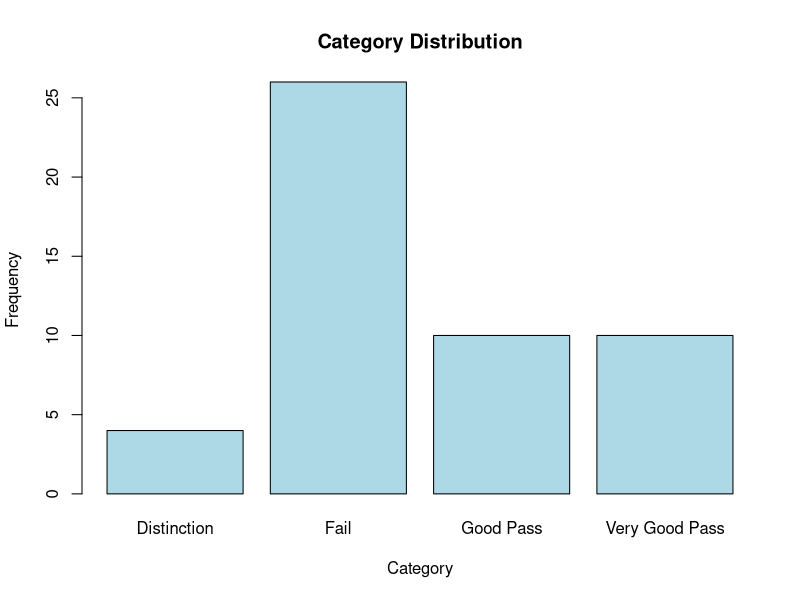
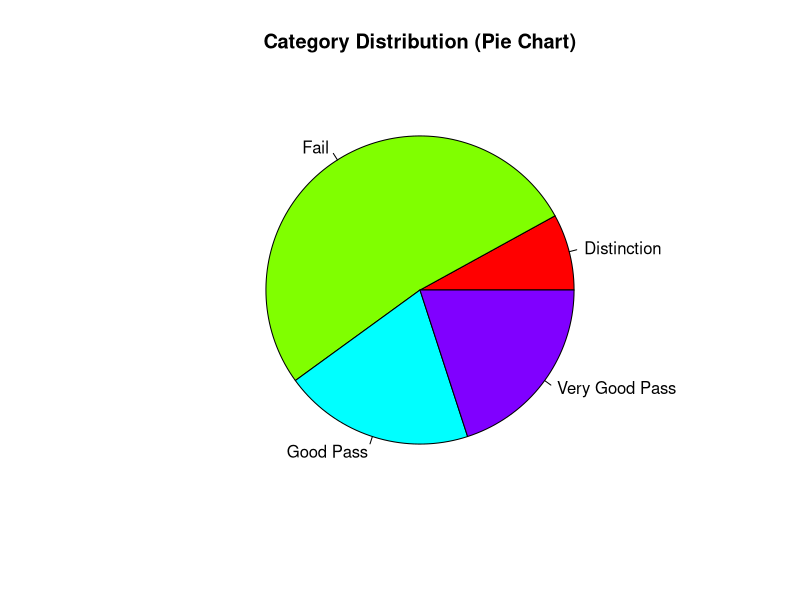

Generate these figures, in order, with R: (Note: this script raises an error after producing the figures.)
## ---- chunk 1
knitr::opts_chunk$set(echo = TRUE)
## ---- chunk 2
x <- 3
ifelse(x < 4, T, F)  # this is a vectorized function (applies on vectors)
# Alternative 1
if (x < 4) print(TRUE) else print(FALSE)


if (x < 4){
  print(TRUE)
}else {
  print(FALSE)
}
## ---- chunk 3
set.seed(123)
(marks <- round(rnorm(50, mean = 60, sd = 15), 2))
## ---- chunk 4
category <- character()
set.seed(123)
(marks <- round(rnorm(50, mean = 60, sd = 15), 2))

for (m in marks) {
  print(m)
if (m >= 0 && m< 60) {
  print("Fail")
  category <- c(category, "Fail")
}else if ((m >= 60 && m < 70) ) {
  print("Good Pass")
  category <- c(category, "Good Pass")
} else if (m >= 70 && m < 80) {
  print("Very Good Pass")
  category <- c(category, "Very Good Pass")
}else {
  print("Distinction")
  category <- c(category, "Distinction")
}
}

## ---- chunk 5
category2 <- character()
for (i in 1:length(marks)) {
  print(marks[i])
  if (marks[i] < 60){
    print("Fail")
    category2 [i] <- "F"
  }else if (marks[i] >= 60 && marks[i] > 70) {
    print("Good Pass")
   category2 [i] <- "GP"
  } else  if (marks[i] >= 70 && marks[i] < 80) {
    print("Very Good Pass")
   category2 [i] <- "VGP"
  }else{
    print("Distinction")
    category2 [i] <- "D"
  }
  
}
head(df_marks <- data.frame(marks, category2),10)
## ---- chunk 6
head(df_marks <- data.frame(marks, category),50)

## ---- chunk 7
category3 <- ifelse(marks >= 0 & marks < 60, "Fail",
                    ifelse (marks >= 60 & marks < 70, "Pass",
                            ifelse(marks >= 70 & marks < 80, "Good Pass", 
                                   ifelse(marks >= 80 & marks < 85, "Very Good Pass", "Distinction"))))

print(category3)
## ---- chunk 8


# Define the function
classify_marks <- function(marks) {  
  # Initialize an empty character vector to store categories
  category2 <- character(length(marks))
  
  # Classify each mark
  for (i in 1:length(marks)) {
    if (marks[i] < 60) {
      category2[i] <- "F"   # Fail
    } else if (marks[i] >= 60 && marks[i] < 70) {
      category2[i] <- "GP"  # Good Pass
    } else if (marks[i] >= 70 && marks[i] < 80) {
      category2[i] <- "VGP" # Very Good Pass
    } else {
      category2[i] <- "D"   # Distinction
    }
  }
  # Create a data frame with marks and their corresponding categories
  df_marks <- data.frame(marks = marks, category2 = category2)
  
  # Return the data frame
  return(df_marks)
}
# Calling the function created
classify_marks(marks)

## ---- chunk 9
(cat_count <- table(df_marks$category))
 barplot(cat_count, main = "Category Distribution", col = "lightblue", xlab = "Category", ylab = "Frequency")
  
  # Create a pie chart for category distribution
  pie(cat_count, main = "Category Distribution (Pie Chart)", col = rainbow(length(cat_count)))

## ---- chunk 10
# Initialize an empty vector to store the marks
marks <- c()
disply_mks <- function(){
# Ask the user for the number of marks they want to enter
num_marks <- as.integer(readline(prompt = "How many marks do you want to record?: "))

# Loop to collect the marks
for (i in 1:num_marks) {
  # Read mark from user
  mark <- as.integer(readline(prompt = paste("Enter mark", i, ": ")))

  # Add the mark to the vector
  marks <- c(marks, mark)
  
  # Categorize the mark using if-else statements
  if (mark < 60) {
    category <- "Fail"
  } else if (mark >= 60 && mark < 70) {
    category <- "Pass"
  } else if (mark >= 70 && mark < 80) {
    category <- "Good pass"
  } else if (mark >= 80 && mark < 85) {
    category <- "Very Good Pass"
  } else {
    category <- "Excellent"
  }

  
}
 # Print the mark and its category
  cat("Mark:", mark, "- Category:", category, "\n")
  # Optionally, print all marks entered
cat("All marks entered:", marks, "\n")

df_marks <- data.frame(marks = marks, category)
  
  # Return the data frame
return(df_marks)
}
disply_mks()


## ---- chunk 11
# Create a data frame with marks and their corresponding categories
  df_marks <- data.frame(marks = marks, category2 = category2)
  
  # Return the data frame
  return(df_marks)

